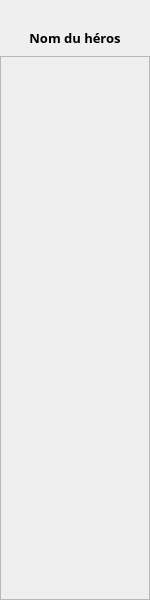
<?xml version="1.0" encoding="UTF-8"?>
<ui version="4.0">
 <class>Perso</class>
 <widget class="QWidget" name="Perso">
  <property name="geometry">
   <rect>
    <x>0</x>
    <y>0</y>
    <width>150</width>
    <height>600</height>
   </rect>
  </property>
  <property name="sizePolicy">
   <sizepolicy hsizetype="Expanding" vsizetype="Expanding">
    <horstretch>0</horstretch>
    <verstretch>0</verstretch>
   </sizepolicy>
  </property>
  <property name="windowTitle">
   <string>Form</string>
  </property>
  <layout class="QVBoxLayout" name="verticalLayout_3">
   <property name="spacing">
    <number>0</number>
   </property>
   <property name="leftMargin">
    <number>0</number>
   </property>
   <property name="topMargin">
    <number>0</number>
   </property>
   <property name="rightMargin">
    <number>0</number>
   </property>
   <property name="bottomMargin">
    <number>0</number>
   </property>
   <item>
    <layout class="QVBoxLayout" name="verticalLayoutPerso">
     <item>
      <widget class="QWidget" name="portraitWidget" native="true">
       <property name="sizePolicy">
        <sizepolicy hsizetype="Fixed" vsizetype="Fixed">
         <horstretch>0</horstretch>
         <verstretch>0</verstretch>
        </sizepolicy>
       </property>
       <property name="maximumSize">
        <size>
         <width>250</width>
         <height>250</height>
        </size>
       </property>
       <property name="layoutDirection">
        <enum>Qt::LeftToRight</enum>
       </property>
       <layout class="QVBoxLayout" name="portraitLayout">
        <item>
         <widget class="QLabel" name="imagePortrait">
          <property name="maximumSize">
           <size>
            <width>250</width>
            <height>200</height>
           </size>
          </property>
          <property name="text">
           <string/>
          </property>
          <property name="alignment">
           <set>Qt::AlignCenter</set>
          </property>
         </widget>
        </item>
        <item>
         <widget class="QLabel" name="portraitLabel">
          <property name="sizePolicy">
           <sizepolicy hsizetype="Expanding" vsizetype="Expanding">
            <horstretch>0</horstretch>
            <verstretch>0</verstretch>
           </sizepolicy>
          </property>
          <property name="minimumSize">
           <size>
            <width>0</width>
            <height>0</height>
           </size>
          </property>
          <property name="maximumSize">
           <size>
            <width>250</width>
            <height>40</height>
           </size>
          </property>
          <property name="font">
           <font>
            <family>Yu Gothic Medium</family>
            <pointsize>10</pointsize>
            <weight>75</weight>
            <bold>true</bold>
           </font>
          </property>
          <property name="styleSheet">
           <string notr="true">background-color : rgbargb(255, 255, 255, 200)</string>
          </property>
          <property name="text">
           <string>Nom du héros</string>
          </property>
          <property name="alignment">
           <set>Qt::AlignCenter</set>
          </property>
          <property name="wordWrap">
           <bool>true</bool>
          </property>
         </widget>
        </item>
       </layout>
      </widget>
     </item>
     <item>
      <widget class="QScrollArea" name="scrollArea">
       <property name="sizePolicy">
        <sizepolicy hsizetype="Expanding" vsizetype="Expanding">
         <horstretch>0</horstretch>
         <verstretch>0</verstretch>
        </sizepolicy>
       </property>
       <property name="sizeAdjustPolicy">
        <enum>QAbstractScrollArea::AdjustToContents</enum>
       </property>
       <property name="widgetResizable">
        <bool>true</bool>
       </property>
       <widget class="QWidget" name="caracsLayout">
        <property name="geometry">
         <rect>
          <x>0</x>
          <y>0</y>
          <width>146</width>
          <height>536</height>
         </rect>
        </property>
        <property name="sizePolicy">
         <sizepolicy hsizetype="Preferred" vsizetype="Expanding">
          <horstretch>0</horstretch>
          <verstretch>0</verstretch>
         </sizepolicy>
        </property>
        <layout class="QVBoxLayout" name="caracsLayout2">
         <property name="spacing">
          <number>0</number>
         </property>
         <property name="leftMargin">
          <number>0</number>
         </property>
         <property name="topMargin">
          <number>0</number>
         </property>
         <property name="rightMargin">
          <number>0</number>
         </property>
         <property name="bottomMargin">
          <number>0</number>
         </property>
        </layout>
       </widget>
      </widget>
     </item>
    </layout>
   </item>
  </layout>
 </widget>
 <resources/>
 <connections/>
</ui>
